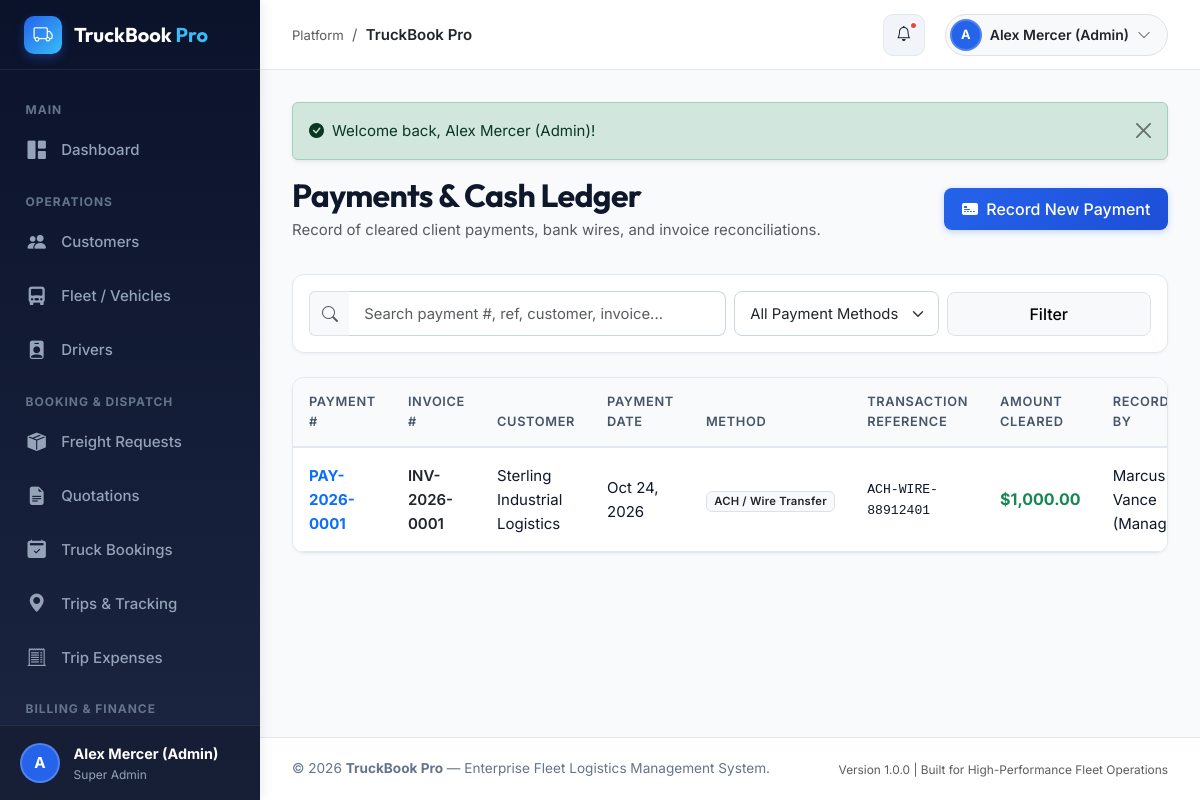
The page /modules/payments/index.php (signed in) on the database its author committed.
### tables this page shows
CREATE TABLE `users` (
  `id` INT UNSIGNED AUTO_INCREMENT PRIMARY KEY,
  `role_id` INT UNSIGNED NOT NULL,
  `name` VARCHAR(100) NOT NULL,
  `email` VARCHAR(120) NOT NULL UNIQUE,
  `password_hash` VARCHAR(255) NOT NULL,
  `phone` VARCHAR(25) NULL,
  `status` ENUM('active', 'inactive', 'suspended') NOT NULL DEFAULT 'active',
  `avatar` VARCHAR(255) NULL,
  `last_login` DATETIME NULL,
  `created_at` DATETIME NOT NULL DEFAULT CURRENT_TIMESTAMP,
  `updated_at` DATETIME NOT NULL DEFAULT CURRENT_TIMESTAMP ON UPDATE CURRENT_TIMESTAMP,
  INDEX `idx_users_role` (`role_id`),
  INDEX `idx_users_email` (`email`),
  INDEX `idx_users_status` (`status`),
  CONSTRAINT `fk_users_role` FOREIGN KEY (`role_id`) REFERENCES `roles` (`id`) ON DELETE RESTRICT
);

CREATE TABLE `roles` (
  `id` INT UNSIGNED AUTO_INCREMENT PRIMARY KEY,
  `name` VARCHAR(50) NOT NULL,
  `slug` VARCHAR(50) NOT NULL UNIQUE,
  `description` TEXT NULL,
  `created_at` DATETIME NOT NULL DEFAULT CURRENT_TIMESTAMP
);

CREATE TABLE `payments` (
  `id` INT UNSIGNED AUTO_INCREMENT PRIMARY KEY,
  `payment_number` VARCHAR(30) NOT NULL UNIQUE,
  `invoice_id` INT UNSIGNED NOT NULL,
  `customer_id` INT UNSIGNED NOT NULL,
  `amount` DECIMAL(10,2) NOT NULL,
  `payment_date` DATE NOT NULL,
  `payment_method` ENUM('bank_transfer', 'credit_card', 'cheque', 'upi', 'cash', 'other') NOT NULL,
  `transaction_reference` VARCHAR(100) NOT NULL,
  `status` ENUM('completed', 'pending', 'failed') NOT NULL DEFAULT 'completed',
  `notes` TEXT NULL,
  `recorded_by` INT UNSIGNED NOT NULL,
  `created_at` DATETIME NOT NULL DEFAULT CURRENT_TIMESTAMP,
  INDEX `idx_payments_invoice` (`invoice_id`),
  INDEX `idx_payments_customer` (`customer_id`),
  CONSTRAINT `fk_payments_inv` FOREIGN KEY (`invoice_id`) REFERENCES `invoices` (`id`) ON DELETE RESTRICT,
  CONSTRAINT `fk_payments_cust` FOREIGN KEY (`customer_id`) REFERENCES `customers` (`id`) ON DELETE RESTRICT,
  CONSTRAINT `fk_payments_recorder` FOREIGN KEY (`recorded_by`) REFERENCES `users` (`id`) ON DELETE RESTRICT
);

CREATE TABLE `invoices` (
  `id` INT UNSIGNED AUTO_INCREMENT PRIMARY KEY,
  `invoice_number` VARCHAR(30) NOT NULL UNIQUE,
  `booking_id` INT UNSIGNED NOT NULL,
  `customer_id` INT UNSIGNED NOT NULL,
  `subtotal` DECIMAL(10,2) NOT NULL,
  `tax_rate_percent` DECIMAL(5,2) NOT NULL DEFAULT 18.00,
  `tax_amount` DECIMAL(10,2) NOT NULL,
  `discount_amount` DECIMAL(10,2) NOT NULL DEFAULT 0.00,
  `total_amount` DECIMAL(10,2) NOT NULL,
  `paid_amount` DECIMAL(10,2) NOT NULL DEFAULT 0.00,
  `balance_amount` DECIMAL(10,2) NOT NULL,
  `payment_status` ENUM('unpaid', 'partially_paid', 'paid', 'overdue', 'cancelled') NOT NULL DEFAULT 'unpaid',
  `issued_date` DATE NOT NULL,
  `due_date` DATE NOT NULL,
  `notes` TEXT NULL,
  `created_by` INT UNSIGNED NOT NULL,
  `created_at` DATETIME NOT NULL DEFAULT CURRENT_TIMESTAMP,
  `updated_at` DATETIME NOT NULL DEFAULT CURRENT_TIMESTAMP ON UPDATE CURRENT_TIMESTAMP,
  INDEX `idx_invoices_customer` (`customer_id`),
  INDEX `idx_invoices_status` (`payment_status`),
  CONSTRAINT `fk_invoices_booking` FOREIGN KEY (`booking_id`) REFERENCES `bookings` (`id`) ON DELETE RESTRICT,
  CONSTRAINT `fk_invoices_cust` FOREIGN KEY (`customer_id`) REFERENCES `customers` (`id`) ON DELETE RESTRICT,
  CONSTRAINT `fk_invoices_creator` FOREIGN KEY (`created_by`) REFERENCES `users` (`id`) ON DELETE RESTRICT
);

CREATE TABLE `customers` (
  `id` INT UNSIGNED AUTO_INCREMENT PRIMARY KEY,
  `user_id` INT UNSIGNED NULL UNIQUE,
  `company_name` VARCHAR(150) NOT NULL,
  `contact_person` VARCHAR(100) NOT NULL,
  `email` VARCHAR(120) NOT NULL UNIQUE,
  `phone` VARCHAR(25) NOT NULL,
  `address` TEXT NOT NULL,
  `city` VARCHAR(100) NOT NULL,
  `state` VARCHAR(100) NOT NULL,
  `postal_code` VARCHAR(20) NOT NULL,
  `tax_gst_number` VARCHAR(50) NULL,
  `status` ENUM('active', 'inactive') NOT NULL DEFAULT 'active',
  `created_at` DATETIME NOT NULL DEFAULT CURRENT_TIMESTAMP,
  `updated_at` DATETIME NOT NULL DEFAULT CURRENT_TIMESTAMP ON UPDATE CURRENT_TIMESTAMP,
  INDEX `idx_customers_company` (`company_name`),
  INDEX `idx_customers_status` (`status`),
  CONSTRAINT `fk_customers_user` FOREIGN KEY (`user_id`) REFERENCES `users` (`id`) ON DELETE SET NULL
);

### modules/payments/index.php (the view, shortened to what the rows shown need)
<?php
require_once __DIR__ . '/../../config/app.php';
require_once __DIR__ . '/../../includes/header.php';
$pdo = getDbConnection();
$page = max(1, (int)($_GET['page'] ?? 1));
$perPage = 10;
$offset = ($page - 1) * $perPage;
$whereClauses = [];
$params = [];
$whereSql = !empty($whereClauses) ? "WHERE " . implode(' AND ', $whereClauses) : "";
$sql = "
    SELECT p.*, c.company_name, inv.invoice_number, inv.total_amount AS invoice_total,
           u.name AS recorder_name
    FROM payments p
    JOIN customers c ON p.customer_id = c.id
    JOIN invoices inv ON p.invoice_id = inv.id
    JOIN users u ON p.recorded_by = u.id
    {$whereSql}
    ORDER BY p.payment_date DESC, p.created_at DESC
    LIMIT {$perPage} OFFSET {$offset}
";
$stmt = $pdo->prepare($sql);
$stmt->execute($params);
$payments = $stmt->fetchAll();
$methods = [
    'bank_transfer' => 'ACH / Wire Transfer',
    'credit_card' => 'Credit Card',
    'cheque' => 'Company Cheque',
    'upi' => 'UPI / Instant Payment',
    'cash' => 'Cash Voucher',
    'other' => 'Other Payment'
];
?>
<div class="page-header">
    <div>
        <h2 class="fw-bold mb-1">Payments & Cash Ledger</h2>
    </div>
</div>
<div class="content-card">
    <div class="table-responsive">
        <table class="table table-custom">
            <thead>
                <tr>
                    <th>Payment #</th>
                    <th>Invoice #</th>
                    <th>Customer</th>
                    <th>Payment Date</th>
                    <th>Method</th>
                    <th>Transaction Reference</th>
                    <th>Amount Cleared</th>
                    <th>Recorded By</th>
                </tr>
            </thead>
            <tbody>
                <?php if (empty($payments)): ?>
                    <tr>
                        <td colspan="9" class="text-center py-5 text-muted">
                            <i class="bi bi-credit-card display-6 d-block mb-2 text-light"></i>
                            No payments found matching the search criteria.
                        </td>
                    </tr>
                <?php else: ?>
                    <?php foreach ($payments as $p): ?>
                        <tr>
                            <td class="fw-bold text-primary">
                                <a href="receipt.php?id=<?= $p['id'] ?>" class="text-decoration-none">
                                    <?= e($p['payment_number']) ?>
                                </a>
                            </td>
                            <td>
                                <a href="<?= BASE_URL ?>/modules/invoices/view.php?id=<?= $p['invoice_id'] ?>" class="text-dark fw-semibold text-decoration-none">
                                    <?= e($p['invoice_number']) ?>
                                </a>
                            </td>
                            <td><?= e($p['company_name']) ?></td>
                            <td><?= formatDate($p['payment_date']) ?></td>
                            <td><span class="badge bg-light text-dark border"><?= $methods[$p['payment_method']] ?? $p['payment_method'] ?></span></td>
                            <td class="font-monospace small"><?= e($p['transaction_reference']) ?></td>
                            <td class="fw-bold fs-6 text-success"><?= formatCurrency($p['amount']) ?></td>
                            <td><?= e($p['recorder_name']) ?></td>
                        </tr>
                    <?php endforeach; ?>
                <?php endif; ?>
            </tbody>
        </table>
    </div>
</div>
<?php require_once __DIR__ . '/../../includes/footer.php'; ?>

### includes/sidebar.php (shortened to what the rows shown need)
<?php
$user = currentUser();
?>
<aside id="app-sidebar">
    <div class="sidebar-user">
        <div class="user-avatar-circle">
            <?= strtoupper(substr($user['name'] ?? 'U', 0, 1)) ?>
        </div>
        <div class="user-info text-truncate">
            <div class="fw-bold text-white text-truncate" style="font-size: 0.9rem;">
                <?= e($user['name'] ?? 'Guest') ?>
            </div>
            <div class="text-light" style="font-size: 0.75rem; color: #94a3b8 !important;">
                <?= e($user['role_name'] ?? 'Role') ?>
            </div>
        </div>
    </div>
</aside>

### includes/topbar.php (shortened to what the rows shown need)
<?php
require_once __DIR__ . '/../config/database.php';
?>
<header id="app-topbar">
    <div class="topbar-actions">
        <div class="dropdown">
            <button class="btn btn-light border d-flex align-items-center gap-2 p-1 pe-3 rounded-pill" type="button" data-bs-toggle="dropdown" aria-expanded="false">
                <div class="user-avatar-circle" style="width: 32px; height: 32px; font-size: 0.8rem;">
                    <?= strtoupper(substr($user['name'] ?? 'U', 0, 1)) ?>
                </div>
                <span class="topbar-user-name fw-semibold small text-dark"><?= e($user['name'] ?? 'Account') ?></span>
                <i class="bi bi-chevron-down small text-muted"></i>
            </button>
        </div>
    </div>
</header>

### rows shown on the page
users: name "A", name "Alex Mercer (Admin)", role.name "Super Admin"
payments: payment_number "PAY-2026-0001", invoice.invoice_number "INV-2026-0001", customer.company_name "Sterling Industrial Logistics", payment_date "Oct 24, 2026", payment_method "ACH / Wire Transfer", transaction_reference "ACH-WIRE-88912401", amount "$1,000.00", recorded_by.name "Marcus Vance…"

### other values the page prints
$pageTitle "TruckBook Pro"
$text "Welcome back, Alex Mercer (Admin)!"
APP_NAME "TruckBook Pro"
APP_VERSION "1.0.0"
